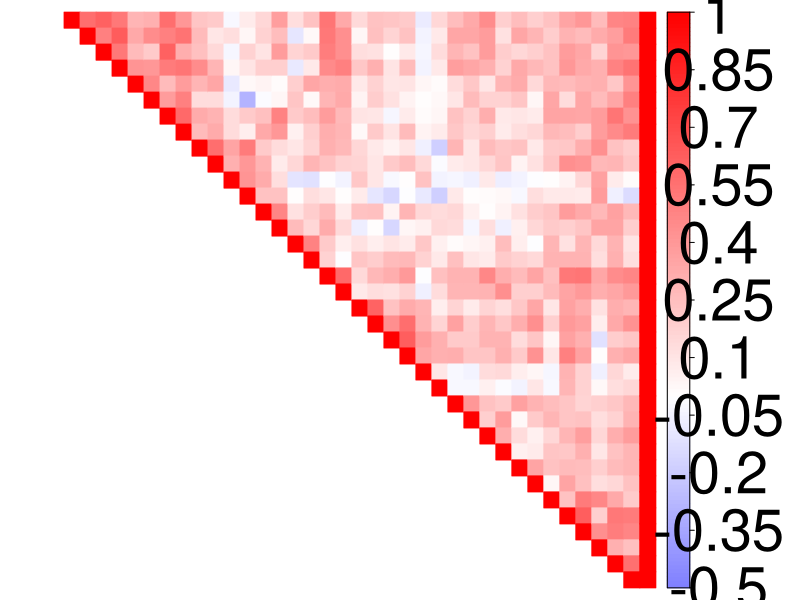

This chart was generated by the following R code: (Note: this script raises an error after producing the figure.)
## ---- chunk 1
library(tidyverse)
library(corrplot)
library(emmeans)
library(ggsignif)
## ---- chunk 2
childhood <- read.csv(file='../results/ROI-ROI correlations/childhood.csv')
adolescence <- read.csv(file='../results/ROI-ROI correlations/adolescence.csv')
youngadulthood <- read.csv(file='../results/ROI-ROI correlations/youngadulthood.csv')
adulthood <- read.csv(file='../results/ROI-ROI correlations/adulthood.csv')
## ---- chunk 3
rownames(childhood) <- childhood$X
childhood$X <- NULL
childhood <- data.matrix(childhood)
childhood <- atan(childhood)
childhood[is.na(childhood)] <-1 

png(height=1800, width=1800, file="../childhood_correlations.png")
corrplot(childhood, tl.col = "black", col=colorRampPalette(c("blue","white","red"))(200), tl.pos='n', col.lim = c(-0.5,1), type="upper", method="color",  cl.cex = 3.5)
dev.off()

childhood_auditory <- childhood[1:18]
childhood_auditory <-
  childhood_auditory %>% filter(row(childhood_auditory) == 1:18)
childhood_auditory$X <- NULL
childhood_auditory <- data.matrix(childhood_auditory)
mean(atan(childhood_auditory), na.rm=TRUE)
childhood_auditory <- data.frame(atan(childhood_auditory))
childhood_auditory$time <- 'childhood'

childhood_reward <- childhood[19:36]
childhood_reward <-
  childhood_reward %>% filter(row(childhood_reward) == 19:36)
childhood_reward$X <- NULL
childhood_reward <- data.matrix(childhood_reward)
childhood_reward <- data.frame(atan(childhood_reward))
childhood_reward$time <- 'childhood'

childhood_auditory_reward <- childhood[1:18]
childhood_auditory_reward <-
  childhood_auditory_reward %>% filter(row(childhood_auditory_reward) == 19:36)
childhood_auditory_reward$X <- NULL
childhood_auditory_reward <- data.matrix(childhood_auditory_reward)
mean(atan(childhood_auditory_reward), na.rm=TRUE)
childhood_auditory_reward <- data.frame(atan(childhood_auditory_reward))
childhood_auditory_reward$time <- 'childhood'

childhood_mpfc <- childhood$mPFC
childhood_mpfc <- atan(childhood_mpfc)

childhood_mpfc_reward <- childhood_mpfc[19:36]

childhood_mpfc_auditory <- childhood_mpfc[1:18]
## ---- chunk 4
rownames(adolescence) <- adolescence$X
adolescence$X <- NULL
adolescence <- data.matrix(adolescence)
adolescence <- atan(adolescence)
adolescence[is.na(adolescence)] <- 1

png(height=1800, width=1800, file="../adolescence_correlations.png")
corrplot(adolescence, tl.col = "black", col=colorRampPalette(c("blue","white","red"))(200), tl.pos='n', col.lim = c(-0.5,1), type="upper", method="color", cl.cex = 3.5)
dev.off()

adolescence_auditory <- adolescence[1:18]
adolescence_auditory <-
  adolescence_auditory %>% filter(row(adolescence_auditory) == 1:18)
adolescence_auditory$X <- NULL
adolescence_auditory <- data.matrix(adolescence_auditory)
mean(atan(adolescence_auditory), na.rm=TRUE)
adolescence_auditory <- as.data.frame(atan(adolescence_auditory))
adolescence_auditory$time <- 'adolescence'

adolescence_reward <- adolescence[19:36]
adolescence_reward <-
  adolescence_reward %>% filter(row(adolescence_reward) == 19:36)
adolescence_reward$X <- NULL
adolescence_reward <- data.matrix(adolescence_reward)
adolescence_reward <- as.data.frame(atan(adolescence_reward))
adolescence_reward$time <- 'adolescence'

adolescence_auditory_reward <- adolescence[1:18]
adolescence_auditory_reward <-
  adolescence_auditory_reward %>% filter(row(adolescence_auditory_reward) == 19:36)
adolescence_auditory_reward$X <- NULL
adolescence_auditory_reward <- data.matrix(adolescence_auditory_reward)
mean(atan(adolescence_auditory_reward), na.rm=TRUE)
adolescence_auditory_reward <- data.frame(atan(adolescence_auditory_reward))
adolescence_auditory_reward$time <- 'adolescence'

adolescence_mpfc <- adolescence$mPFC
adolescence_mpfc <- atan(adolescence_mpfc)

adolescence_mpfc_reward <- adolescence_mpfc[19:36]

adolescence_mpfc_auditory <- adolescence$mPFC[1:18]
## ---- chunk 5
rownames(youngadulthood) <- youngadulthood$X
youngadulthood$X <- NULL
youngadulthood <- data.matrix(youngadulthood)
youngadulthood <- atan(youngadulthood)
youngadulthood[is.na(youngadulthood)] <- 1
png(height=1800, width=1800, file="../ya_correlations.png")
corrplot(youngadulthood, tl.pos='n', col=colorRampPalette(c("blue","white","red"))(200), col.lim = c(-0.5,1), type="upper", cl.cex = 3.5,method="color")
dev.off()

youngadult_auditory <- youngadulthood[1:18]
youngadult_auditory <-
  youngadult_auditory %>% filter(row(youngadult_auditory) == 1:18)
youngadult_auditory$X <- NULL
youngadult_auditory <- data.matrix(youngadult_auditory)
youngadult_auditory <- as.data.frame(atan(youngadult_auditory))
youngadult_auditory$time <- 'young_adulthood'

youngadult_reward <- youngadulthood[19:36]
youngadult_reward <-
  youngadult_reward %>% filter(row(youngadult_reward) == 19:36)
youngadult_reward$X <- NULL
youngadult_reward <- data.matrix(youngadult_reward)
youngadult_reward <- as.data.frame(atan(youngadult_reward))
youngadult_reward$time <- 'young_adulthood'

youngadult_auditory_reward <- youngadulthood[1:18]
youngadult_auditory_reward <-
  youngadult_auditory_reward %>% filter(row(youngadult_auditory_reward) == 19:36)
youngadult_auditory_reward$X <- NULL
youngadult_auditory_reward <- data.matrix(youngadult_auditory_reward)
mean(atan(youngadult_auditory_reward), na.rm=TRUE)
youngadult_auditory_reward <- data.frame(atan(youngadult_auditory_reward))
youngadult_auditory_reward$time <- 'young_adult'

ya_mpfc <- youngadulthood$mPFC
ya_mpfc <- atan(ya_mpfc)

ya_mpfc_reward <- ya_mpfc[19:36]

ya_mpfc_auditory <- ya_mpfc[1:18]
## ---- chunk 6
rownames(adulthood) <- adulthood$X
adulthood$X <- NULL
adulthood <- data.matrix(adulthood)
adulthood <- atan(adulthood)
adulthood[is.na(adulthood)] <- 1
png(height=1800, width=1800, file="../adulthood_correlations.png")
corrplot(adulthood, type="upper", tl.col = "black", col=colorRampPalette(c("blue","white","red"))(200),tl.pos='n', col.lim = c(-0.5,1), cl.cex = 3.5,method="color")
dev.off()

adult_auditory <- adulthood[1:18]
adult_auditory <-
  adult_auditory %>% filter(row(adult_auditory) == 1:18)
adult_auditory$X <- NULL
adult_auditory <- data.matrix(adult_auditory)
adult_auditory <- as.data.frame(atan(adult_auditory))
adult_auditory$time <- 'adulthood'

adult_reward <- adulthood[19:36]
adult_reward <-
  adult_reward %>% filter(row(adult_reward) == 19:36)
adult_reward$X <- NULL
adult_reward <- data.matrix(adult_reward)
adult_reward <- as.data.frame(atan(adult_reward))
adult_reward$time <- 'adulthood'

adult_auditory_reward <- adulthood[1:18]
adult_auditory_reward <-
  adult_auditory_reward %>% filter(row(adult_auditory_reward) == 19:36)
adult_auditory_reward$X <- NULL
adult_auditory_reward <- data.matrix(adult_auditory_reward)
mean(atan(adult_auditory_reward), na.rm=TRUE)
adult_auditory_reward <- data.frame(atan(adult_auditory_reward))
adult_auditory_reward$time <- 'adult'

adulthood_mpfc <- adulthood$mPFC
adulthood_mpfc <- atan(adulthood_mpfc)

adulthood_mpfc_reward <- adulthood_mpfc[19:36]

adulthood_mpfc_auditory <- adulthood_mpfc[1:18]
## ---- chunk 7
mpfc <- as.data.frame(cbind(adulthood_mpfc, ya_mpfc, adolescence_mpfc, childhood_mpfc))
mpfc_corr <- pivot_longer(mpfc, adulthood_mpfc:childhood_mpfc, values_to = "correlation", names_to = "Time")


mpfc_corr$Time <- factor(mpfc_corr$Time, levels = c("childhood_mpfc", "adolescence_mpfc", "ya_mpfc", "adulthood_mpfc"))

mpfc_auditory_mpfc <-
  ggplot(mpfc_corr, aes(x=Time, y=correlation)) +
  stat_summary(fun = 'mean',geom="line", group=1) +
  stat_summary(fun.data = 'mean_se', geom = 'errorbar', width = 0.2) +
  stat_summary(fun.data = 'mean_se', geom = 'pointrange') +
  ylab("Average Correlation Coefficient") +
  xlab("Developmental Timing of Exposure") +
  scale_x_discrete(labels=c("Childhood (0-11)", "Adolescence (12-18)", "Young\nAdulthood (19-25)",
                            "Adulthood (26-45)")) +
     geom_signif(
    comparisons = list(c("adolescence_mpfc", "ya_mpfc")),
    map_signif_level = TRUE,
    y_position=0.4
  ) +
  geom_signif(
    comparisons = list(c("adolescence_mpfc", "adulthood_mpfc")),
    map_signif_level = TRUE,
    y_position=0.4
  ) +
  ggtitle("Average mPFC Connectivity to Auditory & Reward ROIs") +
  theme(
    axis.title.x = element_text(size=16, family="Arial"),
    axis.title.y = element_text(size=16, family="Arial"),
    axis.text.y = element_text(size=12, family="Arial"), 
    axis.text.x = element_text(size=12, family="Arial"),
    strip.text.x = element_text(size = 12, family="Arial")
  ) +
  coord_cartesian(ylim = c(0,0.6))

ggsave('../results/mpfc_auditory_reward.png', mpfc_auditory_mpfc, width=10)

aov <- aov(data=mpfc_corr, correlation ~ Time)
summary(aov)

emm <- emmeans(aov, ~ Time)
pairs(emm)

mpfc_reward <- as.data.frame(cbind(adulthood_mpfc_reward, ya_mpfc_reward, adolescence_mpfc_reward, childhood_mpfc_reward))

mpfc_corr_reward <- pivot_longer(mpfc_reward, adulthood_mpfc_reward:childhood_mpfc_reward, values_to = "correlation", names_to = "Time")

mpfc_corr_reward$Time <- factor(mpfc_corr_reward$Time, levels = c("childhood_mpfc_reward", "adolescence_mpfc_reward", "ya_mpfc_reward", "adulthood_mpfc_reward"))

mpfc_reward <-
ggplot(mpfc_corr_reward, aes(x=Time, y=correlation)) +
  stat_summary(fun = 'mean',geom="line", group=1) +
  stat_summary(fun.data = 'mean_se', geom = 'errorbar', width = 0.2) +
  stat_summary(fun.data = 'mean_se', geom = 'pointrange') +
  ylab("Average Correlation Coefficient") +
  xlab("Developmental Timing of Exposure") +
  scale_x_discrete(labels=c("Childhood (0-11)", "Adolescence (12-18)", "Young\nAdulthood (19-25)",
                            "Adulthood (26-45)")) +
  ggtitle("Average mPFC Connectivity to Reward ROIs") +
  theme(
    axis.title.x = element_text(size=16, family="Arial"),
    axis.title.y = element_text(size=16, family="Arial"),
    axis.text.y = element_text(size=12, family="Arial"), 
    axis.text.x = element_text(size=12, family="Arial"),
    strip.text.x = element_text(size = 12, family="Arial")
  ) +
  coord_cartesian(ylim = c(0,0.6))
ggsave('../results/mpfc_reward.png', mpfc_reward, width=10)

aov <- aov(data=mpfc_corr_reward, correlation ~ Time)
summary(aov)

mpfc_auditory <- as.data.frame(cbind(adulthood_mpfc_auditory, ya_mpfc_auditory, adolescence_mpfc_auditory, childhood_mpfc_auditory))

mpfc_corr_auditory <- pivot_longer(mpfc_auditory, adulthood_mpfc_auditory:childhood_mpfc_auditory, values_to = "correlation", names_to = "Time")

mpfc_corr_auditory$Time <- factor(mpfc_corr_auditory$Time, levels = c("childhood_mpfc_auditory", "adolescence_mpfc_auditory", "ya_mpfc_auditory", "adulthood_mpfc_auditory"))

aov <- aov(data=mpfc_corr_auditory, correlation ~ Time)
summary(aov)

emm <- emmeans(aov, ~ Time)
pairs(emm)

mpfc_auditory <- 
ggplot(mpfc_corr_auditory, aes(x=Time, y=correlation)) +
  stat_summary(fun = 'mean',geom="line", group=1) +
  stat_summary(fun.data = 'mean_se', geom = 'errorbar', width = 0.2) +
  stat_summary(fun.data = 'mean_se', geom = 'pointrange') +
  ylab("Average Correlation Coefficient") +
  xlab("Developmental Timing of Exposure") +
  scale_x_discrete(labels=c("Childhood (0-11)", "Adolescence (12-18)", "Young\nAdulthood (19-25)",
                            "Adulthood (26-45)")) +
     geom_signif(
    comparisons = list(c("adolescence_mpfc_auditory", "ya_mpfc_auditory")),
    map_signif_level = TRUE,
    y_position=0.5
  ) +
  geom_signif(
    comparisons = list(c("adolescence_mpfc_auditory", "adulthood_mpfc_auditory")),
    map_signif_level = TRUE,
    y_position=0.5
  ) +
  ggtitle("Average mPFC Connectivity to Auditory ROIs") +
  theme(
    axis.title.x = element_text(size=16, family="Arial"),
    axis.title.y = element_text(size=16, family="Arial"),
    axis.text.y = element_text(size=12, family="Arial"), 
    axis.text.x = element_text(size=12, family="Arial"),
    strip.text.x = element_text(size = 12, family="Arial")
  ) +
  coord_cartesian(ylim = c(0,0.6))

ggsave('../results/mpfc_auditory.png', mpfc_auditory, width=10)

auditory <- rbind(adult_auditory, youngadult_auditory, adolescence_auditory, childhood_auditory)
auditory <- pivot_longer(auditory, aSTGr:HGl, values_to = "correlation",names_to = "area")
auditory <- auditory %>% distinct(correlation, time, .keep_all = T)

auditory$time <- factor(auditory$time, levels = c("childhood", "adolescence", "young_adulthood", "adulthood"))

ggplot(auditory, aes(x=time, y=correlation)) +
  stat_summary(fun = 'mean',geom="line", group=1) +
  stat_summary(fun.data = 'mean_se', geom = 'errorbar', width = 0.2) +
  stat_summary(fun.data = 'mean_se', geom = 'pointrange')

aov <- aov(data=auditory, correlation ~ time)
summary(aov)

emm <- emmeans(aov, ~ time)
pairs(emm)


reward <- rbind(adult_reward, youngadult_reward, adolescence_reward, childhood_reward)
reward <- pivot_longer(reward, Caudater:FOrbl, values_to = "correlation",names_to = "area")
reward <- reward %>% distinct(correlation, time, .keep_all = T)

reward$time <- factor(reward$time, levels = c("childhood", "adolescence", "young_adulthood", "adulthood"))

ggplot(auditory, aes(x=time, y=correlation)) +
  stat_summary(fun = 'mean',geom="line", group=1) +
  stat_summary(fun.data = 'mean_se', geom = 'errorbar', width = 0.2) +
  stat_summary(fun.data = 'mean_se', geom = 'pointrange')

aov <- aov(data=reward, correlation ~ time)
summary(aov)

emm <- emmeans(aov, ~ time)
pairs(emm)

reward_auditory <- rbind(adult_auditory_reward, youngadult_auditory_reward, adolescence_auditory_reward, childhood_auditory_reward)
reward_auditory <- pivot_longer(reward_auditory, aSTGr:HGl, values_to = "correlation",names_to = "area")
reward_auditory <- reward_auditory %>% distinct(correlation, time, .keep_all = T)

reward_auditory$time <- factor(reward_auditory$time, levels = c("childhood", "adolescence", "young_adult", "adult"))

ggplot(reward_auditory, aes(x=time, y=correlation)) +
  stat_summary(fun = 'mean',geom="line", group=1) +
  stat_summary(fun.data = 'mean_se', geom = 'errorbar', width = 0.2) +
  stat_summary(fun.data = 'mean_se', geom = 'pointrange')

aov <- aov(data=reward_auditory, correlation ~ time)
summary(aov)

emm <- emmeans(aov, ~ time)
pairs(emm)
